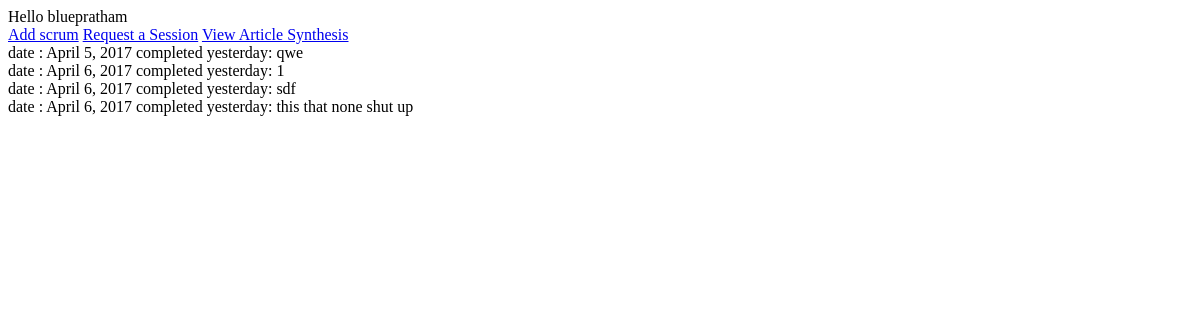
The app's page /ironman/ (signed in), older data.
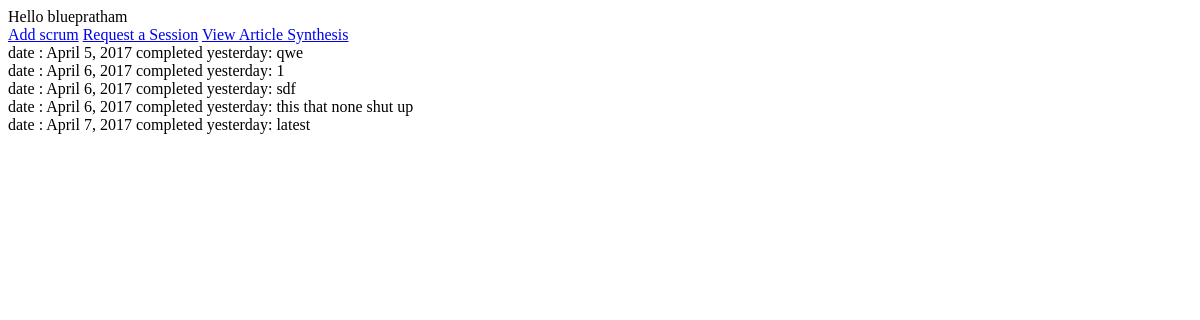
The same page, newer data.
### ironman/models.py (models this page shows, shortened)
class Scrum(models.Model): #TODO: ownership
    comp_yest = models.TextField(max_length=500 )
    roadblk = models.CharField(max_length=500,blank=True)
    plan_tdy = models.CharField(max_length=500)
    learning = models.CharField(max_length=500,blank=True)
    date = models.DateField(default='2011-11-11')
    created_by = models.CharField(max_length=50)

### ironman/views.py (the view)
def ironmanHome(request):
    user = request.user
    scrums = Scrum.objects.filter(created_by = user)
    return render(request, 'ironmanHome.html', {'scrums':scrums})

### ironman/templates/ironmanHome.html (shortened to what this page needs)
<!DOCTYPE html>
<html lang="en">
<head>
</head>
<body>
    Hello {{ user }} <br>
    <a href ="add_scrum/"> Add scrum</a>
    <a href ="request/"> Request a Session</a>
    <a href = "synthesis/">View Article Synthesis</a>
<br>
{% for scrum in scrums %}
    date : {{ scrum.date }}
   completed yesterday: {{ scrum.comp_yest }} <br>
{% endfor %}
</body>
</html>

Row changes from the older to the newer data that the page shows:
added Scrum: date "April 7, 2017", comp_yest "latest"
